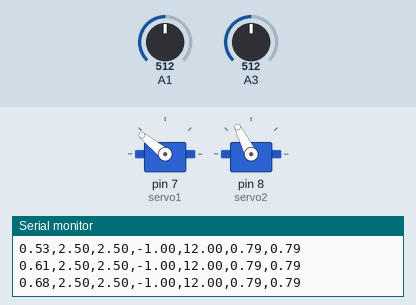
Recording of a sketch running on a simulated Arduino Uno, built with avr-gcc and run on an emulated ATmega328P. Shown: 2 × servo, the last lines printed to the serial monitor. Inputs (shaded band) come from the test bench; at power-on: A1 = 512, A3 = 512.

Above: at 0.8 s.
0.9 s: A1 set to 1010
At 1.8 s:
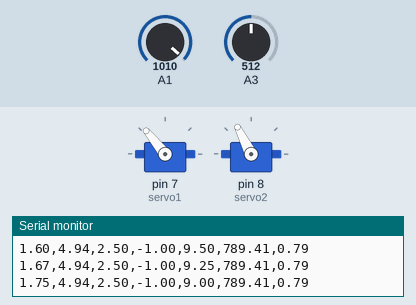
3.9 s: A3 set to 820
6.9 s: A1 set to 800
At 7.05 s:
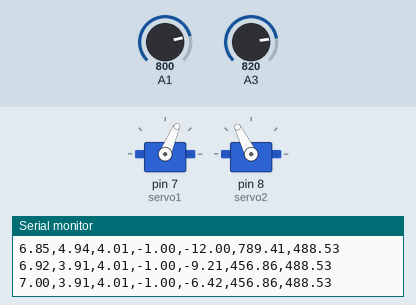
9.9 s: A1 set to 1023
At 12.6 s:
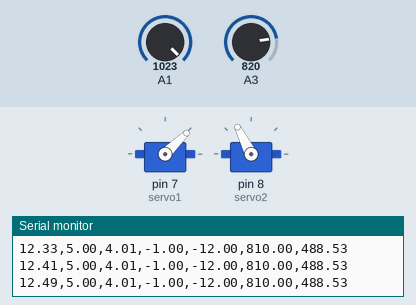
12.9 s: A1 set to 122
At 20.7 s:
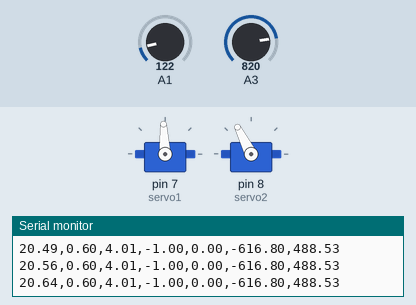
Timing chart, 0 to 21.5 s (numbered marks = the images above; inputs shaded):
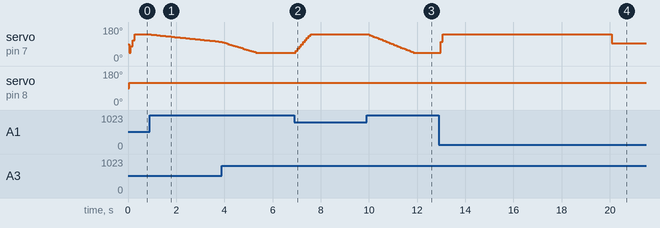

Measured:
- after the input at 0.9 s, servo on pin 7 (servo1): moves from 141° to 102° over 2.9 s, starting after 0.06 s
- after the input at 6.9 s, servo on pin 7 (servo1): moves from 44° to 141° over 0.61 s, starting after 0.07 s
- after the input at 9.9 s, servo on pin 7 (servo1): moves from 141° to 44° over 1.8 s, starting after 0.11 s
- after the input at 12.9 s, servo on pin 7 (servo1): 44° → 101° after 0.09 s, → 141° 0.08 s later, → 93° 7.0 s later

The sketch:

pid.ino
```cpp
//FINAL CONTROLLER CAN UPDATE. (Y1 = Voltage from back wheel,
#include <Servo.h>

void task1();
void PID(float wdesired);
Servo servo1, servo2;

float read_ADC_voltage(int channel, int n);

// initial time of test
float t0;

void setup()
{
	// Serial startup sequence below ensures reliable / predictable startup /////
	char ch;

	Serial.begin(2000000);

	// wait until Serial Monitor or save_serial program is started
	while( !Serial ) delay(1);

	// note: the following code is the best way to start an Arduino
	// program in my opinion since you can control the start time exactly
	// and you can wait until you are ready to watch the experiment.
//	while(1) {
	////	if( Serial.available() > 0 ) { // is there incoming data
		//	ch = Serial.read(); // read one character / byte
		//	if( ch == 's' ) break;
	//	}
	//	delay(10); // leave some time for printing message above, etc.
	//}

	// give some time for user to look at robot
	//delay(3000);

	// NOTE: you can try using the following line here to make sure each line
	// is completely output before continuing -- this might make the
	// output more reliable
	// Serial.flush() // completely write serial output before continuing

	// end of Serial startup sequence ///////////////////////////////////

	// I recommend using pins 7 and 8 for the servo pins
	// -- you should avoid using pins 5, 6, and 11 which
	// are used by the car simulator board for analog output.

	// you should also avoid using pins 2 and 3 to avoid
	// potential conflict with the simulator board.

	servo1.attach(7);
	servo2.attach(8);

	t0 = micros()*1.0e-6; // initial time (s)

	//while(1) task1();
  while(1) PID(700);

	delay(1000);
	exit(0); // not using loop()
}

void PID(float wdesired){
  int n;
  float y1 = -1, y2 = -1, y3 = -1;
  float wb, wf;
  static float u1 = 0;
  float u2;
  int pw1, pw2;
  int w1, w2;
  float t;
  float errorpf = 0;
  float lasterrorf = 0;
  float errorif = 0;
  float errordf = 0;
  float errorpb = 0;
  float lasterrorb = 0;
  float errorib = 0;
  float errordb = 0;
  const int   PW_MAX = 2000, PW_0 = 1500, PW_MIN = 1000;
  const float wmax = 810.0; // maximum back wheel speed (rad/s)
  const float V_bat = 12.0; // lipo battery voltage
  const float V_bat_inv = 1/V_bat;
  static float lastt = t0;
  // read clock time (s)
  t = micros()*1.0e-6 - t0;

  // read car outputs ///////////////

  // note that y1 (drive motor), y2 (right front wheel), and
  // y3 (left front wheel) are the outputs for the car system

  // *** I recommend using pins A1, A3, and A5 for analog inputs ***

  n = 200; // number of ADC samples in averaging filter

  y1 = read_ADC_voltage(A1,n);
  y2 = read_ADC_voltage(A3,n);
  //y3 = read_ADC_voltage(A5,n);

  // use the following scale for the output y1
  // w = 0  -> y1 = 2.5 V
  // w = wmax -> y1 = 5.0 V
  // y1 = 2.5 + w * wmax_inv * 2.5 ->
  // back wheel angular velocity (rad/s)
  wb = (y1 - 2.5) * 0.4 * wmax;

  // front wheel angular velocity (rad/s)
  wf = (y2 - 2.5) * 0.4 * wmax;
 if (t < 20){
  errorpf = wdesired-wf;
  errordf = (errorpf - lasterrorf)/(t-lastt);
  errorif += (lasterrorf)*(t-lastt) + (errorpf-lasterrorf)*(0.5)*(t-lastt);
  lasterrorf = errorpf;
  errorpb = wdesired-wb;
  errordb = (errorpb - lasterrorb)/(t-lastt);
  errorib += (lasterrorb)*(t-lastt) + (errorpb-lasterrorb)*(0.5)*(t-lastt);
  lasterrorb = errorpb;


   u1 += errorpf*0.001+errordf*0+errorif*0+errorpb*0.004+errordb*0.0005+errorib*0.001;

  // calculate inputs
  lastt = t;
 }else{
  u1 = 0;
 }
 // u1 = errorp*4+errori*0.01+errord*0.5;
 // u1 = 6+errorp*.4+2*errori + 0.1*errord;

  u2 = 0.0;

  // convert inputs to actuator values pw1, pw2

  // convert motor voltage to pulse width
  // u1 = (w1 - PW_0) * PW_R * V_bat ->
  if(u1 > 12) u1 = 12;
  if(u1 < -12) u1 = -12;
  w1 = u1 * V_bat_inv * (PW_MAX - PW_0) + PW_0;

  // saturate input if out of range
  if(w1 > PW_MAX) w1 = PW_MAX;
  if(w1 < PW_MIN) w1 = PW_MIN;

  pw1 = w1;

//  if(w2 > PW_MAX) w2 = PW_MAX;
//  if(w2 < PW_MIN) w2 = PW_MIN;

  // set pw2 for testing purposes
  pw2 = 1750;

  // set car actuators
  servo1.writeMicroseconds(pw1);
  servo2.writeMicroseconds(pw2);

  // print out for testing purposes

  Serial.print(t);
  Serial.print(",");

  Serial.print(y1);
  Serial.print(",");

  Serial.print(y2);
  Serial.print(",");

  Serial.print(y3);
  Serial.print(",");

  Serial.print(u1);
  Serial.print(",");

  Serial.print(wb);
  Serial.print(",");

  Serial.print(wf);
  Serial.print("\n");

  delay(30);
}

void task1()
{
	int n;
	float y1 = -1, y2 = -1, y3 = -1;
	float wb, wf;
	float u1, u2;
	int pw1, pw2;
	int w1, w2;
	float t;

	const int   PW_MAX = 2000, PW_0 = 1500, PW_MIN = 1000;
	const float wmax = 810.0; // maximum back wheel speed (rad/s)
	const float V_bat = 12.0; // lipo battery voltage
	const float V_bat_inv = 1/V_bat;

	// read clock time (s)
	t = micros()*1.0e-6 - t0;

	// read car outputs ///////////////

	// note that y1 (drive motor), y2 (right front wheel), and
	// y3 (left front wheel) are the outputs for the car system

	// *** I recommend using pins A1, A3, and A5 for analog inputs ***

	n = 200; // number of ADC samples in averaging filter

	y1 = read_ADC_voltage(A1,n);
	y2 = read_ADC_voltage(A3,n);
	y3 = read_ADC_voltage(A5,n);

	// use the following scale for the output y1
	// w = 0 	-> y1 = 2.5 V
	// w = wmax -> y1 = 5.0 V
	// y1 = 2.5 + w * wmax_inv * 2.5 ->

	// back wheel angular velocity (rad/s)
	wb = (y1 - 2.5) * 0.4 * wmax;

	// front wheel angular velocity (rad/s)
	wf = (y2 - 2.5) * 0.4 * wmax;

	// calculate inputs

	// step input for u1 at t = 5s and down to zero at t = 10s
	if(t > 20) {
		u1 = 0.0;
	} else {
		u1 = 12.0;
	}

	// note the maximum input u1 is V_bat (12V)
	// anything more than 12V or less than -12V
	// will have no effect on the simulator
	// use the following if statement to prevent
	// asking for inputs out of range
	if( u1 > V_bat )  u1 = V_bat;
	if( u1 < -V_bat ) u1 = -V_bat;

	u2 = 0.0;

	// convert inputs to actuator values pw1, pw2

	// convert motor voltage to pulse width
	// u1 = (w1 - PW_0) * PW_R * V_bat ->
	w1 = u1 * V_bat_inv * (PW_MAX - PW_0) + PW_0;

	// saturate input if out of range
	if(w1 > PW_MAX) w1 = PW_MAX;
	if(w1 < PW_MIN) w1 = PW_MIN;

	pw1 = w1;

//	if(w2 > PW_MAX) w2 = PW_MAX;
//	if(w2 < PW_MIN) w2 = PW_MIN;

	// set pw2 for testing purposes
	pw2 = 1750;

	// set car actuators
	servo1.writeMicroseconds(pw1);
	servo2.writeMicroseconds(pw2);

	// print out for testing purposes

	Serial.print(t);
	Serial.print(",");

	Serial.print(y1);
	Serial.print(",");

	Serial.print(y2);
	Serial.print(",");

	Serial.print(y3);
	Serial.print(",");

	Serial.print(u1);
	Serial.print(",");

	Serial.print(wb);
	Serial.print(",");

	Serial.print(wf);
	Serial.print("\n");

	delay(30);
}


float read_ADC_voltage(int channel, int n)
// average = digital low pass filter
// for some value of n it's very good (eg n=200)
{
	int i;
	float input, voltage;
	unsigned long int sum;
	const float ADC_to_V = 1.0/1023.0*5;

	sum = 0;
	for(i=0;i<n;i++) {
		sum += analogRead(channel);
	}

	input = (float)sum / n; // average analog input

	// note that the simple division of float below takes around
	// 40 us compared to around 4 us for equivalent multiplication
	// -> avoid using float division if possible
	// -> use multiplication instead of division when possible
	// -> avoid putting float division in loops
//	voltage = input / 1023.0 * 5;
	voltage = input * ADC_to_V; // much faster than expression above

	return voltage;
}


void loop()
{
	// not used
}
```
